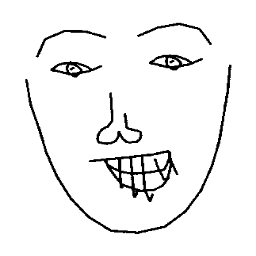
#> input picture example_1.png, 256 x 256 px
$ jupyter execute --allow-errors svg_conversion.ipynb   (shell and % lines are left out)   (Python 2 division)
#> lines starting #> are read from the running program, lines starting #| are printed output that depends on the picture; after the words box and inside, x2 and y2 are one past the last pixel; in counts of white or black regions, pixels touching at a corner belong together
### conversion.py
import numpy as np
np.set_printoptions(linewidth=np.nan, precision=3)
import cv2
import potrace
import matplotlib.pyplot as plt
from rdp import rdp
from face_data import load_faces
from thinning import guo_hall_thinning
from sklearn.neighbors import NearestNeighbors
from sklearn.cluster import DBSCAN
import networkx as nx
from tqdm import tqdm

# [29 lines left out: function lines_to_strokes, not called in this run]

def convert_to_3_stroke(im, eps=None):
    """
    params:
        im          image

    method:
        1)  dilate and erode the image to
            group line segments together
        2)  convert to bitmap
        3)  trace bitmap to SVG
        4)  convert SVG to 3-stroke format

    returns:
        strokes     3-stroke format
    """
    # black background, white sketch
    _, thresh = cv2.threshold(im, 200, 255, cv2.THRESH_BINARY_INV)

    # dilate -> erode
    kernel = np.ones((3,3), np.uint8)
    im = cv2.morphologyEx(thresh, cv2.MORPH_CLOSE, kernel)

    # Get inverted boolean matrix:
    # potrace only works with boolean images
    data = im == 0

    # Create a bitmap from the array
    bmp = potrace.Bitmap(data)
    path = bmp.trace()

    # plt.imshow(data, cmap=plt.cm.gray)

    # get the xy coordinates for each curve
    lines = []
    for i, curve in enumerate(path):
        # for some reason, the first curve
        # is always weird
        if i == 0:
            continue

        line = curve.tesselate()

        # perform Ramer-Douglas-Peuker algorithm
        if eps:
            line = rdp(line, epsilon=eps)

        x, y = line.T
        plt.plot(x, y, c='red')

        lines.append(line)

    plt.show()

    # get the 3 stroke format
    strokes = lines_to_strokes(lines)

    return strokes

# [109 lines left out: functions get_opt_path, get_window_3_stroke, not called in this run]

# [7 lines that do not run on import are left out]
        # draw_strokes(strokes)

### face_data.py
import os
import numpy as np

def load_faces(n=10000):
    filenames = filter(lambda x: x.endswith('.png'),
                       os.listdir('faces'))

    filenames = ['faces/%s' % s for s in filenames]

    # shuffle the filenames
    np.random.shuffle(filenames)

    # return the first n filenames
    return filenames[:n]

### svg_conversion.ipynb
[cell 1]
import numpy as np
import cv2
import matplotlib
import matplotlib.pyplot as plt
from conversion import convert_to_3_stroke
from face_data import load_faces
from tqdm import tqdm

[cell 2]
im = cv2.imread('example_1.png', 0)
#> im is the input picture: shape (256, 256); min 0, max 255, mean 241.8
plt.imshow(im, cmap=plt.cm.gray)
plt.show()

#> (a cell that did not finish here is left out)

#> in convert_to_3_stroke, `_, thresh = cv2.threshold(im, 200, 255, cv2.THRESH_BINARY_INV)`:
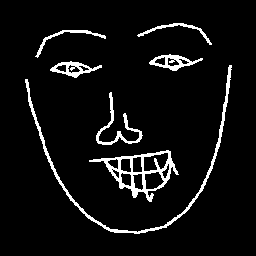
#> thresh: shape (256, 256); 6.1% white; 7 white regions, largest, box (x1, y1, x2, y2) and area: (25, 65, 232, 234) 1242, (89, 150, 179, 202) 1140, (96, 92, 143, 145) 427
#> in convert_to_3_stroke, `im = cv2.morphologyEx(thresh, cv2.MORPH_CLOSE, kernel)`:
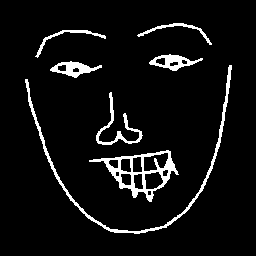
#> im: shape (256, 256); 6.3% white; 7 white regions, largest, box (x1, y1, x2, y2) and area: (25, 65, 232, 234) 1245, (89, 150, 179, 202) 1196, (96, 92, 143, 145) 431
x = [0]
y = [0]
for dx, dy, eos in strokes:
    x.append(x[-1]+dx)
    y.append(y[-1]+dy)
    if eos:
        plt.plot(x[1:], y[1:])
        x = [x[-1]]
        y = [y[-1]]
plt.show()

[cell 4]
stroke_len = []
#> (the rest of this cell did not finish here and is left out)

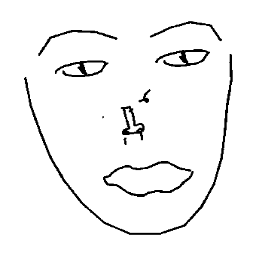
#> input picture faces/face_0.png, 256 x 256 px
#> further down, im is the input picture: shape (256, 256); min 0, max 255, mean 244.3
    im = cv2.imread(face, 0)
    strokes = convert_to_3_stroke(im)
#> in convert_to_3_stroke (call 2), `_, thresh = cv2.threshold(im, 200, 255, cv2.THRESH_BINARY_INV)`:
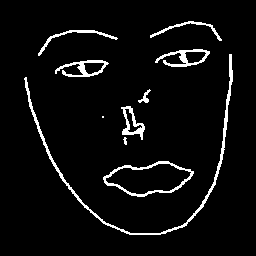
#> thresh: shape (256, 256); 5% white in thin lines or dots, all inside (x1, y1, x2, y2) = (24, 21, 233, 235)
#> in convert_to_3_stroke (call 2), `im = cv2.morphologyEx(thresh, cv2.MORPH_CLOSE, kernel)`: im: shape (256, 256); 5.1% white; 9 white regions (1 under 20 px), largest, box (x1, y1, x2, y2) and area: (24, 54, 233, 235) 1198, (103, 161, 194, 197) 527, (155, 49, 210, 67) 366
    stroke_len.append(len(strokes))
print min(stroke_len), max(stroke_len)
stroke_len = np.array(stroke_len)
print np.mean(stroke_len)

[cell 5]
stroke_len
